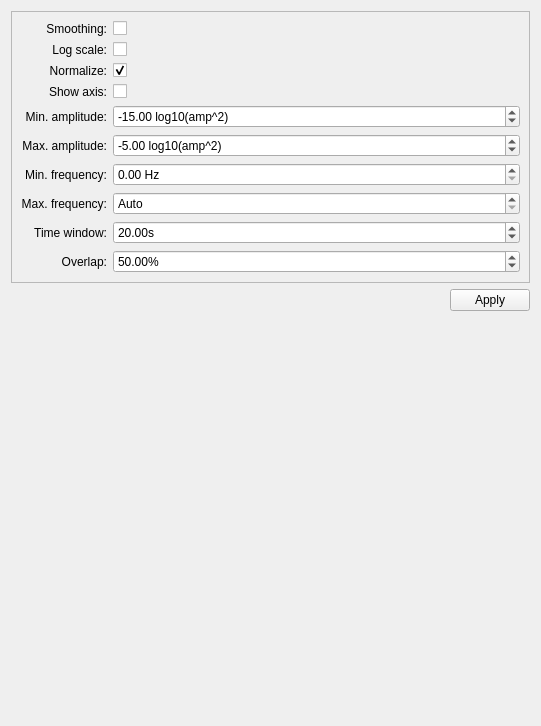
<?xml version="1.0" encoding="UTF-8"?>
<ui version="4.0">
 <class>SpectrogramSettings</class>
 <widget class="QWidget" name="SpectrogramSettings">
  <property name="geometry">
   <rect>
    <x>0</x>
    <y>0</y>
    <width>541</width>
    <height>726</height>
   </rect>
  </property>
  <property name="windowTitle">
   <string>Spectrogram Settings</string>
  </property>
  <layout class="QVBoxLayout" name="verticalLayout">
   <item>
    <widget class="QFrame" name="frame">
     <property name="frameShape">
      <enum>QFrame::StyledPanel</enum>
     </property>
     <property name="frameShadow">
      <enum>QFrame::Raised</enum>
     </property>
     <layout class="QGridLayout" name="gridLayout">
      <item row="6" column="0">
       <widget class="QLabel" name="label_9">
        <property name="text">
         <string>Min. frequency:</string>
        </property>
        <property name="alignment">
         <set>Qt::AlignRight|Qt::AlignTrailing|Qt::AlignVCenter</set>
        </property>
       </widget>
      </item>
      <item row="0" column="0">
       <widget class="QLabel" name="label">
        <property name="sizePolicy">
         <sizepolicy hsizetype="Preferred" vsizetype="Preferred">
          <horstretch>0</horstretch>
          <verstretch>0</verstretch>
         </sizepolicy>
        </property>
        <property name="text">
         <string>Smoothing:</string>
        </property>
        <property name="alignment">
         <set>Qt::AlignRight|Qt::AlignTrailing|Qt::AlignVCenter</set>
        </property>
       </widget>
      </item>
      <item row="0" column="1">
       <widget class="QCheckBox" name="cbSmoothing">
        <property name="sizePolicy">
         <sizepolicy hsizetype="MinimumExpanding" vsizetype="Fixed">
          <horstretch>0</horstretch>
          <verstretch>0</verstretch>
         </sizepolicy>
        </property>
        <property name="text">
         <string/>
        </property>
       </widget>
      </item>
      <item row="1" column="0">
       <widget class="QLabel" name="label_2">
        <property name="text">
         <string>Log scale:</string>
        </property>
        <property name="alignment">
         <set>Qt::AlignRight|Qt::AlignTrailing|Qt::AlignVCenter</set>
        </property>
       </widget>
      </item>
      <item row="1" column="1">
       <widget class="QCheckBox" name="cbLogScale">
        <property name="text">
         <string/>
        </property>
       </widget>
      </item>
      <item row="2" column="0">
       <widget class="QLabel" name="label_3">
        <property name="text">
         <string>Normalize:</string>
        </property>
        <property name="alignment">
         <set>Qt::AlignRight|Qt::AlignTrailing|Qt::AlignVCenter</set>
        </property>
       </widget>
      </item>
      <item row="2" column="1">
       <widget class="QCheckBox" name="cbNormalize">
        <property name="text">
         <string/>
        </property>
        <property name="checked">
         <bool>true</bool>
        </property>
       </widget>
      </item>
      <item row="4" column="0">
       <widget class="QLabel" name="label_4">
        <property name="text">
         <string>Min. amplitude:</string>
        </property>
        <property name="alignment">
         <set>Qt::AlignRight|Qt::AlignTrailing|Qt::AlignVCenter</set>
        </property>
       </widget>
      </item>
      <item row="4" column="1">
       <widget class="QDoubleSpinBox" name="spinMinAmp">
        <property name="suffix">
         <string> log10(amp^2)</string>
        </property>
        <property name="minimum">
         <double>-99.989999999999995</double>
        </property>
        <property name="value">
         <double>-15.000000000000000</double>
        </property>
       </widget>
      </item>
      <item row="5" column="0">
       <widget class="QLabel" name="label_5">
        <property name="text">
         <string>Max. amplitude:</string>
        </property>
        <property name="alignment">
         <set>Qt::AlignRight|Qt::AlignTrailing|Qt::AlignVCenter</set>
        </property>
       </widget>
      </item>
      <item row="5" column="1">
       <widget class="QDoubleSpinBox" name="spinMaxAmp">
        <property name="suffix">
         <string> log10(amp^2)</string>
        </property>
        <property name="minimum">
         <double>-99.989999999999995</double>
        </property>
        <property name="value">
         <double>-5.000000000000000</double>
        </property>
       </widget>
      </item>
      <item row="8" column="0">
       <widget class="QLabel" name="label_6">
        <property name="text">
         <string>Time window:</string>
        </property>
        <property name="alignment">
         <set>Qt::AlignRight|Qt::AlignTrailing|Qt::AlignVCenter</set>
        </property>
       </widget>
      </item>
      <item row="8" column="1">
       <widget class="QDoubleSpinBox" name="spinTimeWindow">
        <property name="suffix">
         <string>s</string>
        </property>
        <property name="minimum">
         <double>0.100000000000000</double>
        </property>
        <property name="maximum">
         <double>600.000000000000000</double>
        </property>
        <property name="value">
         <double>20.000000000000000</double>
        </property>
       </widget>
      </item>
      <item row="9" column="0">
       <widget class="QLabel" name="label_7">
        <property name="text">
         <string>Overlap:</string>
        </property>
        <property name="alignment">
         <set>Qt::AlignRight|Qt::AlignTrailing|Qt::AlignVCenter</set>
        </property>
       </widget>
      </item>
      <item row="9" column="1">
       <widget class="QDoubleSpinBox" name="spinOverlap">
        <property name="suffix">
         <string>%</string>
        </property>
        <property name="minimum">
         <double>0.000000000000000</double>
        </property>
        <property name="maximum">
         <double>99.000000000000000</double>
        </property>
        <property name="value">
         <double>50.000000000000000</double>
        </property>
       </widget>
      </item>
      <item row="3" column="0">
       <widget class="QLabel" name="label_8">
        <property name="text">
         <string>Show axis:</string>
        </property>
        <property name="alignment">
         <set>Qt::AlignRight|Qt::AlignTrailing|Qt::AlignVCenter</set>
        </property>
       </widget>
      </item>
      <item row="3" column="1">
       <widget class="QCheckBox" name="cbShowAxis">
        <property name="text">
         <string/>
        </property>
       </widget>
      </item>
      <item row="7" column="0">
       <widget class="QLabel" name="label_10">
        <property name="text">
         <string>Max. frequency:</string>
        </property>
        <property name="alignment">
         <set>Qt::AlignRight|Qt::AlignTrailing|Qt::AlignVCenter</set>
        </property>
       </widget>
      </item>
      <item row="6" column="1">
       <widget class="QDoubleSpinBox" name="spinMinFrequency">
        <property name="specialValueText">
         <string/>
        </property>
        <property name="suffix">
         <string> Hz</string>
        </property>
        <property name="maximum">
         <double>10000.000000000000000</double>
        </property>
       </widget>
      </item>
      <item row="7" column="1">
       <widget class="QDoubleSpinBox" name="spinMaxFrequency">
        <property name="specialValueText">
         <string>Auto</string>
        </property>
        <property name="suffix">
         <string> Hz</string>
        </property>
        <property name="maximum">
         <double>10000.000000000000000</double>
        </property>
       </widget>
      </item>
     </layout>
    </widget>
   </item>
   <item>
    <layout class="QHBoxLayout" name="horizontalLayout">
     <item>
      <spacer name="horizontalSpacer">
       <property name="orientation">
        <enum>Qt::Horizontal</enum>
       </property>
       <property name="sizeHint" stdset="0">
        <size>
         <width>558</width>
         <height>20</height>
        </size>
       </property>
      </spacer>
     </item>
     <item>
      <widget class="QPushButton" name="btnApply">
       <property name="text">
        <string>Apply</string>
       </property>
      </widget>
     </item>
    </layout>
   </item>
   <item>
    <spacer name="verticalSpacer">
     <property name="orientation">
      <enum>Qt::Vertical</enum>
     </property>
     <property name="sizeHint" stdset="0">
      <size>
       <width>20</width>
       <height>40</height>
      </size>
     </property>
    </spacer>
   </item>
  </layout>
 </widget>
 <resources/>
 <connections/>
</ui>
